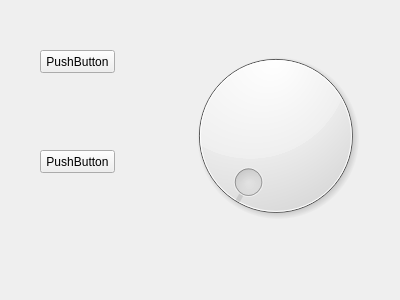
<?xml version="1.0" encoding="UTF-8"?>
<ui version="4.0">
 <class>Widget</class>
 <widget class="QWidget" name="Widget">
  <property name="geometry">
   <rect>
    <x>0</x>
    <y>0</y>
    <width>400</width>
    <height>300</height>
   </rect>
  </property>
  <property name="windowTitle">
   <string>Widget</string>
  </property>
  <widget class="QPushButton" name="pushButton_trig">
   <property name="geometry">
    <rect>
     <x>40</x>
     <y>50</y>
     <width>75</width>
     <height>23</height>
    </rect>
   </property>
   <property name="text">
    <string>PushButton</string>
   </property>
  </widget>
  <widget class="QPushButton" name="pushButton_stop">
   <property name="geometry">
    <rect>
     <x>40</x>
     <y>150</y>
     <width>75</width>
     <height>23</height>
    </rect>
   </property>
   <property name="text">
    <string>PushButton</string>
   </property>
  </widget>
  <widget class="QDial" name="dial">
   <property name="geometry">
    <rect>
     <x>180</x>
     <y>40</y>
     <width>191</width>
     <height>191</height>
    </rect>
   </property>
   <property name="maximum">
    <number>32768</number>
   </property>
  </widget>
 </widget>
 <layoutdefault spacing="6" margin="11"/>
 <resources/>
 <connections/>
</ui>
